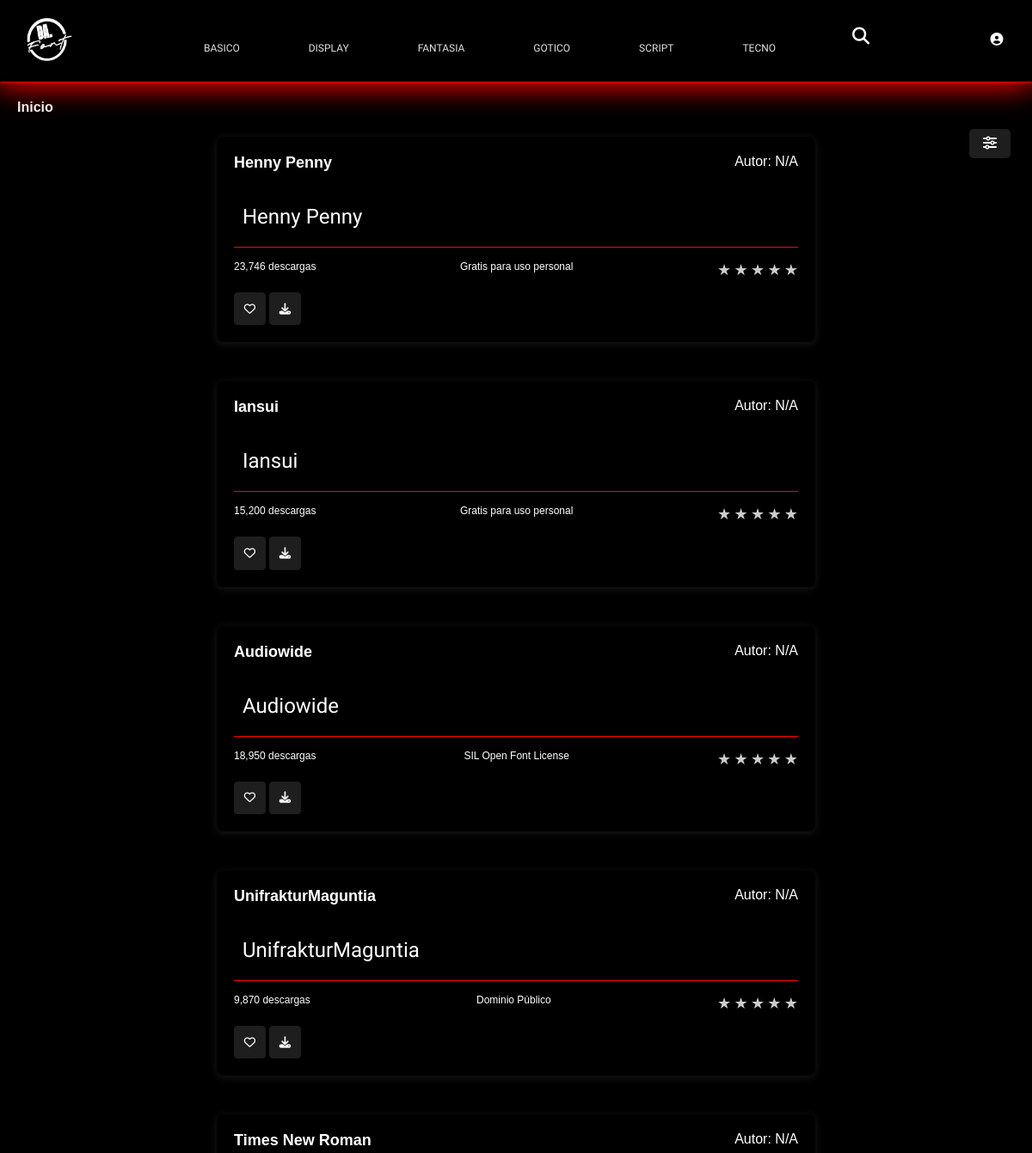
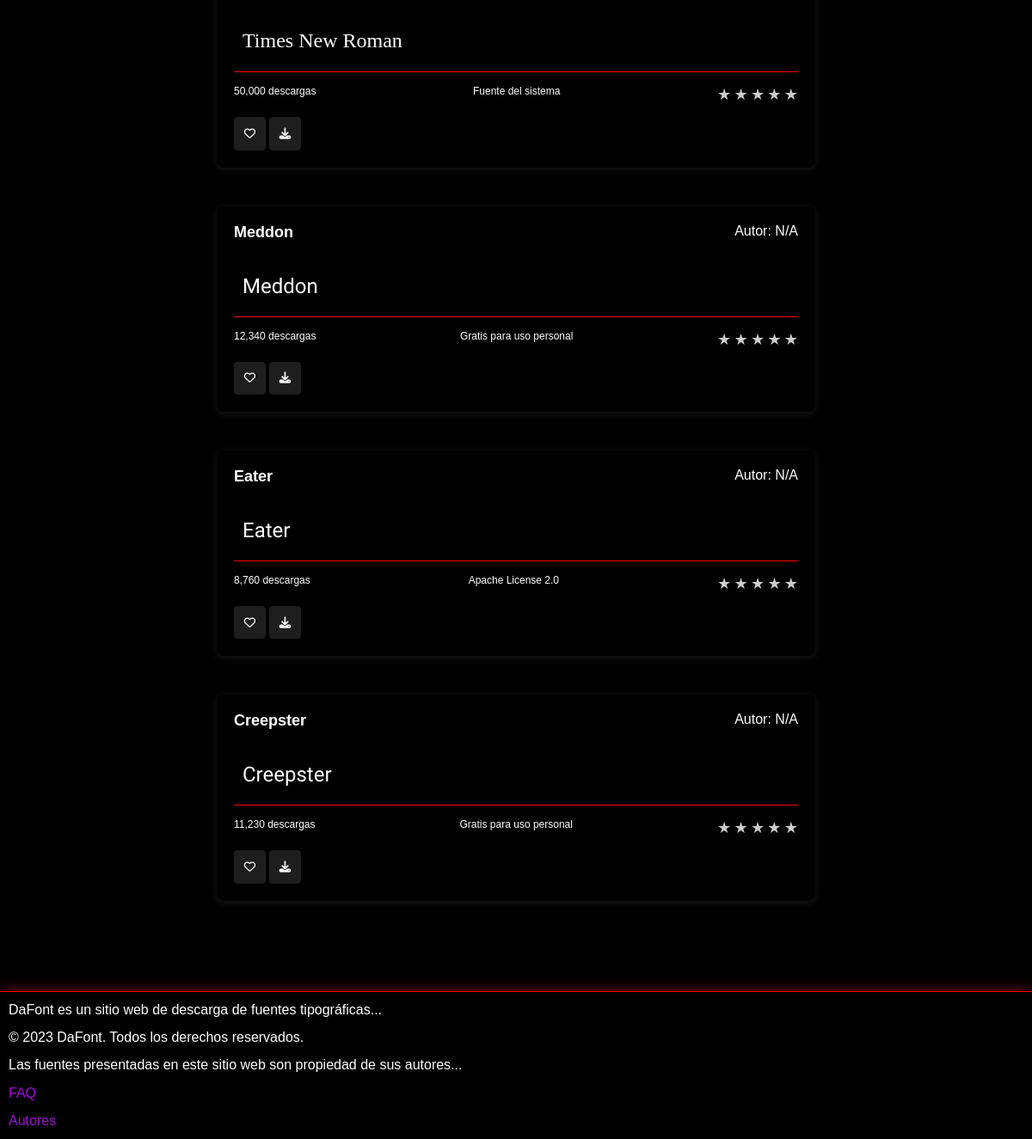
The app's page /DaFont_index.php with its own data (2 pictures, top to bottom).
### tables this page shows
CREATE TABLE Fonts(
    idFont int auto_increment primary key,
    fontName nvarchar(50) NOT NULL,  
    fontFamilyCSS nvarchar(100) NOT NULL,  
    fontAutor int NULL,  
    fontStyleFallback nvarchar(50),  
    descargas int DEFAULT 0,
    licenciaDescripcion TEXT,  
    fechaSubida datetime DEFAULT current_timestamp(),
    FOREIGN KEY (fontAutor) REFERENCES Usuario (idUsuario) ON DELETE SET NULL
);

### DaFont_index.php (the view, shortened to what this page needs)
<?php
require 'BACK/DB_connection.php';
$user_name = null;
$user_id_actual_seguro = isset($_SESSION['user_id']) ? (int)$_SESSION['user_id'] : 0;
$sql_fonts_select = "SELECT
    f.idFont, f.fontName, f.fontFamilyCSS, f.fontStyleFallback, f.descargas, f.licenciaDescripcion,
    u.usuario AS nombreAutor, u.idUsuario AS idAutor,
    (SELECT AVG(c.estrellas) FROM calificaciones c WHERE c.idFont = f.idFont) AS promedioEstrellas,
    (SELECT COUNT(c.idCalf) FROM calificaciones c WHERE c.idFont = f.idFont) AS totalCalificaciones,
    (SELECT COUNT(*) FROM FavFonts ff WHERE ff.idFont = f.idFont AND ff.idUsuario = ?) AS currentUserHasFavorited
FROM Fonts f
LEFT JOIN Usuario u ON f.fontAutor = u.idUsuario";
$sql_params_types = "i";
$sql_params_values = [$user_id_actual_seguro];
$sql_fonts_order = "ORDER BY f.fechaSubida DESC";
$sql_fonts_joins = "";
$sql_final = $sql_fonts_select . " " . $sql_fonts_joins;
$sql_final .= " " . $sql_fonts_order;
$stmt = mysqli_prepare($conn, $sql_final);
$fonts = [];
if ($stmt) {
    mysqli_stmt_bind_param($stmt, $sql_params_types, ...$sql_params_values);
    mysqli_stmt_execute($stmt);
    $result_fonts = mysqli_stmt_get_result($stmt);
    if ($result_fonts && mysqli_num_rows($result_fonts) > 0) {
        while ($row = mysqli_fetch_assoc($result_fonts)) {
            $fonts[] = $row;
        }
    }
} else {
    error_log("Error preparing statement: " . mysqli_error($conn));
}
?>
<!DOCTYPE html>
<html lang="es">
<head>
    <link rel="stylesheet" href="CSS/style.css">
    <link rel="stylesheet" href="CSS/styleCards.css">
    <link rel="stylesheet" href="CSS/fontD.css">
</head>
<body>
<header>
    <nav class="navbar">
        <div>
            <a href="DaFont_index.php" class="logo"><img id="navImg" src="Dafont1-Dark1.png" alt="Logo pagina Dafont"></a>
        </div>
        <ul class="nav-links" id="navMenu">
            <?php
            $sql_categories = "SELECT nombreCategoria FROM Categorias ORDER BY nombreCategoria";
            $result_categories_nav = mysqli_query($conn, $sql_categories);
            $categories_for_header = [];
            if ($result_categories_nav && mysqli_num_rows($result_categories_nav) > 0) {
                while ($cat_row_nav = mysqli_fetch_assoc($result_categories_nav)) {
                    $categories_for_header[] = $cat_row_nav['nombreCategoria'];
                }
            }
            foreach ($categories_for_header as $category_item_name_nav) {
                echo '<li class="dropdown">';
                echo '<a href="DaFont_index.php?category=' . urlencode($category_item_name_nav) . '" class="category-btn">' . htmlspecialchars($category_item_name_nav) . '</a>';
                echo '</li>';
            }
            ?>
            <li>
                <form action="DaFont_index.php" method="GET" class="search-container-form">
                    <div class="search-container">
                        <button type="submit" class="search-button"><i class="fa fa-search"></i></button>
                    </div>
                </form>
            </li>
        </ul>
        <button id="btnSesion"
            <?php if(!isset($_SESSION['user_id'])){ ?>
            onclick="window.location.href='Dafont_Log.php'">
            <i class="fa-solid fa-circle-user"></i></button>
            <?php }else{ ?>
            onclick="window.location.href='Dafont_Profile.php'">
            <?php echo htmlspecialchars($user_name); ?></button>
            <?php } ?>
    </nav>
</header>
<main>
    <nav id="breadcrumb">
    </nav>
    <button class="btn-filtros" id="btn-filtros">
        <i class="fa-solid fa-sliders"></i>
    </button>
    <div class="FontContainer">
        <?php if (!empty($fonts)): ?>
            <?php foreach ($fonts as $font): ?>
                <?php
                $details_link = "Dafont_FontDetails.php?id=" . $font['idFont'];
                ?>
                <div class="font-card" onclick="window.location.href='<?php echo htmlspecialchars($details_link); ?>'">
                    <div class="presentacion">
                        <h2 class="font-name" onclick="event.stopPropagation(); window.location.href='<?php echo htmlspecialchars($details_link); ?>'"><?php echo htmlspecialchars($font['fontName']); ?></h2>
                        <span class="author">
                            Autor:
                            <?php if ($font['idAutor']): ?>
                                <a id="autorPerfil" href="DaFont-AuthorProfile.php?id=<?php echo $font['idAutor']; ?>" onclick="event.stopPropagation();"><?php echo htmlspecialchars($font['nombreAutor'] ?? 'Desconocido'); ?></a>
                            <?php else: ?>
                                <?php echo htmlspecialchars($font['nombreAutor'] ?? 'N/A'); ?>
                            <?php endif; ?>
                        </span>
                    </div>
                    <br>
                    <div class="font-preview" style="font-family: '<?php echo htmlspecialchars($font['fontFamilyCSS']); ?>', <?php echo htmlspecialchars($font['fontStyleFallback']); ?>;"><?php echo htmlspecialchars($font['fontName']); ?></div>
                    <div class="font-details">
                        <span class="downloads"><?php echo number_format($font['descargas']); ?> descargas</span> <span class="license"><?php echo htmlspecialchars($font['licenciaDescripcion']); ?></span>
                        <div class="stars-display" data-font-id="<?php echo $font['idFont']; ?>">
                            <?php
                            $promedio = round($font['promedioEstrellas'] ?? 0);
                            for ($i = 1; $i <= 5; $i++): ?>
                                <span class="star <?php echo ($i <= $promedio) ? 'filled' : ''; ?>" data-value="<?php echo $i; ?>">&#9733;</span>
                            <?php endfor; ?>
                        </div>
                    </div>
                    <?php
                    $isFavorite = ($font['currentUserHasFavorited'] > 0);
                    $favIconClass = $isFavorite ? "fa-solid fa-heart" : "fa-regular fa-heart";
                    ?>
                    <button class="btn btn-favorite" title="<?php echo $isFavorite ? 'Quitar de favoritos' : 'Añadir a favoritos'; ?>" data-fontid="<?php echo $font['idFont']; ?>" data-isfavorite="<?php echo $isFavorite ? 'true' : 'false'; ?>" onclick="event.stopPropagation(); handleFavoriteClick(this, '<?php echo $font['idFont']; ?>');"><i class="<?php echo $favIconClass;?>"></i></button>
                    <button class="download-btn" id="download-btn-<?php echo $font['idFont']; ?>" title="Descargar fuente (ejemplo TXT)" data-font-id="<?php echo $font['idFont']; ?>" onclick="event.stopPropagation(); downloadFontFile('<?php echo $font['idFont']; ?>', '<?php echo htmlspecialchars(addslashes($font['fontName'])); ?>');"><i class="fa-solid fa-download"></i></button>
                </div>
            <?php endforeach; ?>
        <?php else: ?>
            <p>No hay fuentes disponibles para mostrar que coincidan con tu búsqueda o filtro.</p>
        <?php endif; ?>
    </div>
</main>
<footer>
    <div class="dat-Page">
        <p>DaFont es un sitio web de descarga de fuentes tipográficas...</p>
        <p>© 2023 DaFont. Todos los derechos reservados.</p>
    <p> Las fuentes presentadas en este sitio web son propiedad de sus autores...</p>
    <p><a href="DaFont_FAQ.php">FAQ</a></p>
    <p><a href="DaFont_AuthorsList.php">Autores</a></p>
</div>
</footer>
</body>
</html>

### CSS/style.css (style rules this page uses)
* { margin: 0; padding: 0; box-sizing: border-box; font-family: Arial, sans-serif; }
html { height: 100%; }
header, main, footer { transition: background-color 0.3s, color 0.3s; }
body { background-color: #000000; display: grid; min-height: 100dvh; grid-template-areas: "header" "main" "footer"; grid-template-rows: 1fr auto; }
header { background-color: rgba(0, 0, 0,.92); backdrop-filter: blur(8px); position: fixed ; width: 100%; padding: 5px 10px; box-shadow: -5px 5px 35px #b30000, 5px -5px 35px #ff0000; border-width: 1px; border-style: solid; min-height: 60px; border-bottom-color: red; z-index: 1000; }
main { color: #ffffff; padding: 60px 20px; }
.FontContainer { display: flex; flex-direction: column; align-items: center; }
main button { --bg: #1f1e1e; --hover-bg: #b80303; --hover-text: #ffffff; color: #fff; cursor: pointer; border: 1px solid var(--bg); border-radius: 4px; padding: 0.8em .8em; background: var(--bg); transition: 0.2s; }
#breadcrumb { font-size: 16px; margin-bottom: 25px; color: #666; }
.btn-filtros { display: block; position: fixed; top: 150px; right: 25px; z-index: 900; color: white; border: none; padding: 0.5rem 1rem; font-size: 1rem; border-radius: 5px; cursor: pointer; }
footer { width: 100%; padding: 5px 10px; border-width: 1px; border-style: solid; border-right: none; border-left: none; border-bottom: none; box-shadow: 0px 4px 20px rgba(255, 8, 8, 0.7); border-top-color: red; color: white; min-height: 60px; margin-bottom: 0; }
.dat-Page { justify-content: space-between; align-items: center; }
footer p { margin: 0; padding: 5px 0; line-height: 1.4; }
footer a { color:#a307db; text-decoration: none; }
.navbar { display: flex; justify-content:space-between; justify-items: center; align-items:flex-start; padding: 15px 20px; border-bottom-color: rgb(255, 0, 0); }
#btnSesion { color: white; border-radius: 10px; border: none; background: none; font-size: 15px; transition: .03s; height: 50px; width:fit-content; min-height: 20px; min-width: 20px; font-family: Audiowide, sans-serif; }
.category-btn { font-size: 12px; color: #e1e1e1; margin: 5px; padding: 10px 20px; cursor: pointer; position: relative; border: none; background: none; text-transform: uppercase; transition-timing-function: cubic-bezier(0.25, 0.8, 0.25, 1); transition-duration: 400ms; transition-property: color; font-family: Audiowide, sans-serif; text-decoration: none; }
.category-btn:after { content: ""; pointer-events: none; bottom: -2px; left: 50%; position: absolute; width: 0%; height: 2px; background-color: #fff; transition-timing-function: cubic-bezier(0.25, 0.8, 0.25, 1); transition-duration: 400ms; transition-property: width, left; }
.nav-links { list-style: none; display: flex; justify-content: space-around; align-items: flex-end; transition: right 0.5s ease-in-out; z-index: 1001; }
.nav-links li { margin: 0 15px; }
.search-container { display: flex; align-items: center; position:relative; }
.search-button { background: none; border: none; cursor: pointer; font-size: 20px; color: #ffffff; margin: 10px; transition: transform 0.4s ease-in-out; }
#navImg { height: 50px; width: 53px; }

### CSS/styleCards.css (style rules this page uses)
.font-card { background: none; border-radius: 8px; box-shadow: 0 2px 10px rgba(255, 255, 255, 0.1); padding: 20px; margin-bottom: 45px; width: 60%; }
.font-name { font-size: 18px; margin-bottom: 10px; }
.font-preview { font-size: 24px; padding: 10px; border-width: 1px; border-style: solid; border-top:none; border-left:none; border-right: none; border-bottom-color: red; margin-bottom: 15px; min-height: 60px; width: 100%; box-sizing: border-box; outline: none; }
.font-details { font-size: 12px; margin-bottom: 15px; display: flex; flex-direction: row; justify-content: space-between; }
.presentacion { display: flex; flex-direction: row; justify-content: space-between; }

### records on screen
fonts: fontName "Henny Penny", nombreAutor "N/A", descargas "23,746", licenciaDescripcion "Gratis para uso personal"
fonts: fontName "Iansui", nombreAutor "N/A", descargas "15,200", licenciaDescripcion "Gratis para uso personal"
fonts: fontName "Audiowide", nombreAutor "N/A", descargas "18,950", licenciaDescripcion "SIL Open Font License"
fonts: fontName "UnifrakturMaguntia", nombreAutor "N/A", descargas "9,870", licenciaDescripcion "Dominio Público"
fonts: fontName "Times New Roman", nombreAutor "N/A", descargas "50,000", licenciaDescripcion "Fuente del sistema"
fonts: fontName "Meddon", nombreAutor "N/A", descargas "12,340", licenciaDescripcion "Gratis para uso personal"
fonts: fontName "Eater", nombreAutor "N/A", descargas "8,760", licenciaDescripcion "Apache License 2.0"
fonts: fontName "Creepster", nombreAutor "N/A", descargas "11,230", licenciaDescripcion "Gratis para uso personal"

### other values on screen
$category_item_name_nav "BASICO"
$category_item_name_nav "DISPLAY"
$category_item_name_nav "FANTASIA"
$category_item_name_nav "GOTICO"
$category_item_name_nav "SCRIPT"
$category_item_name_nav "TECNO"
